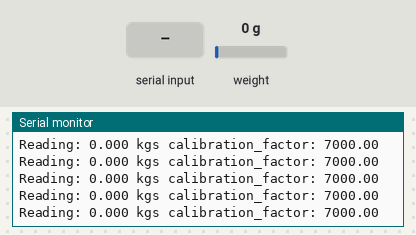
Recording of a sketch running on a simulated Arduino Uno, built with avr-gcc and run on an emulated ATmega328P. On the bench: the last lines printed to the serial monitor. Inputs (shaded band) come from the test bench; at power-on: weight on the scale 0 g.

Above: at 3.3 s.
3.4 s: weight on the scale set to 100 g
At 3.4 s:
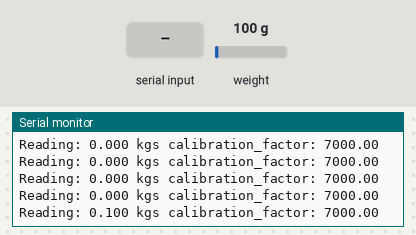
6.4 s: "+" received over Serial
At 6.54 s:
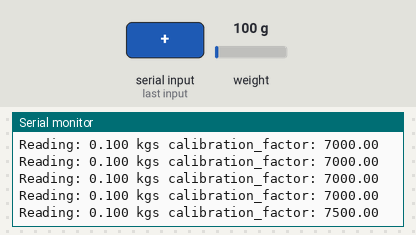
7.9 s: "a" received over Serial
At 7.96 s:
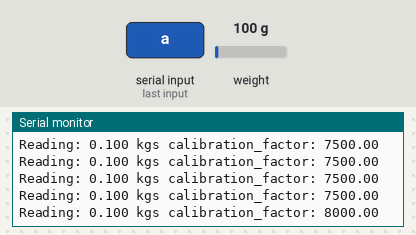
9.4 s: weight on the scale set to 1250 g
At 13.34 s:
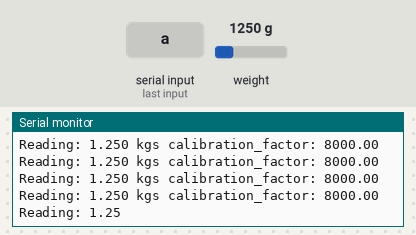
Timing chart, 0 to 13.4 s (numbered marks = the images above; inputs shaded):
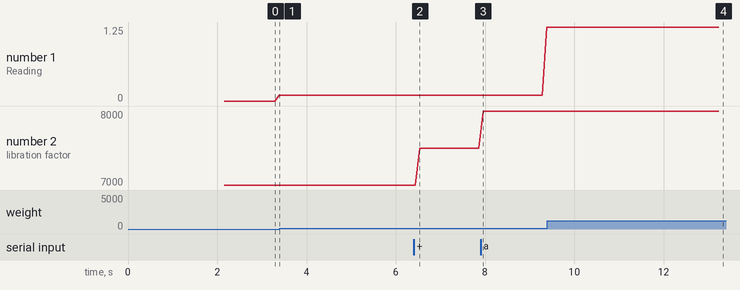

Measured:
- after the input at 6.4 s, the serial monitor: prints a new line after 0.14 s (image 2)
- after the input at 7.9 s, the serial monitor: prints a new line after 0.06 s (image 3)
- after the input at 9.4 s, the serial monitor: prints a new line after 0.08 s (image 4)
- plotted number 1: 0.1 → 1.25 after the input at 7.9 s
- plotted number 2: 7000 → 7500 after the input at 6.4 s, 7500 → 8000 after the input at 7.9 s

The sketch:

SeniorDesign.ino
```cpp
// (licence header left out)
#include "HX711.h"

#define LOADCELL_DOUT_PIN  6 // Pin D6 to DATA
#define LOADCELL_SCK_PIN  5 // Pin D5 to CLK

HX711 scale;

float calibration_factor = 7000; //-7050 worked for my 440lb max scale setup

void setup() {
  Serial.begin(9600);
  Serial.println("HX711 calibration sketch");
  Serial.println("Remove all weight from scale");
  Serial.println("After readings begin, place known weight on scale");
  Serial.println("Press + or a to increase calibration factor");
  Serial.println("Press - or z to decrease calibration factor");

  scale.begin(LOADCELL_DOUT_PIN, LOADCELL_SCK_PIN);
  scale.set_scale();
  scale.tare(); //Reset the scale to 0

  long zero_factor = scale.read_average(); //Get a baseline reading
  Serial.print("Zero factor: "); //This can be used to remove the need to tare the scale. Useful in permanent scale projects.
  Serial.println(zero_factor);

}

void loop() {

  scale.set_scale(calibration_factor); //Adjust to this calibration factor

  Serial.print("Reading: ");
  Serial.print(scale.get_units(), 3);
  Serial.print(" kgs"); //Change this to kg and re-adjust the calibration factor if you follow SI units like a sane person
  Serial.print(" calibration_factor: ");
  Serial.print(calibration_factor);
  Serial.println();

  if(Serial.available())
  {
    char temp = Serial.read();
    if(temp == '+' || temp == 'a')
      calibration_factor += 500;
    else if(temp == '-' || temp == 'z')
      calibration_factor -= 500;
  }
}
```
